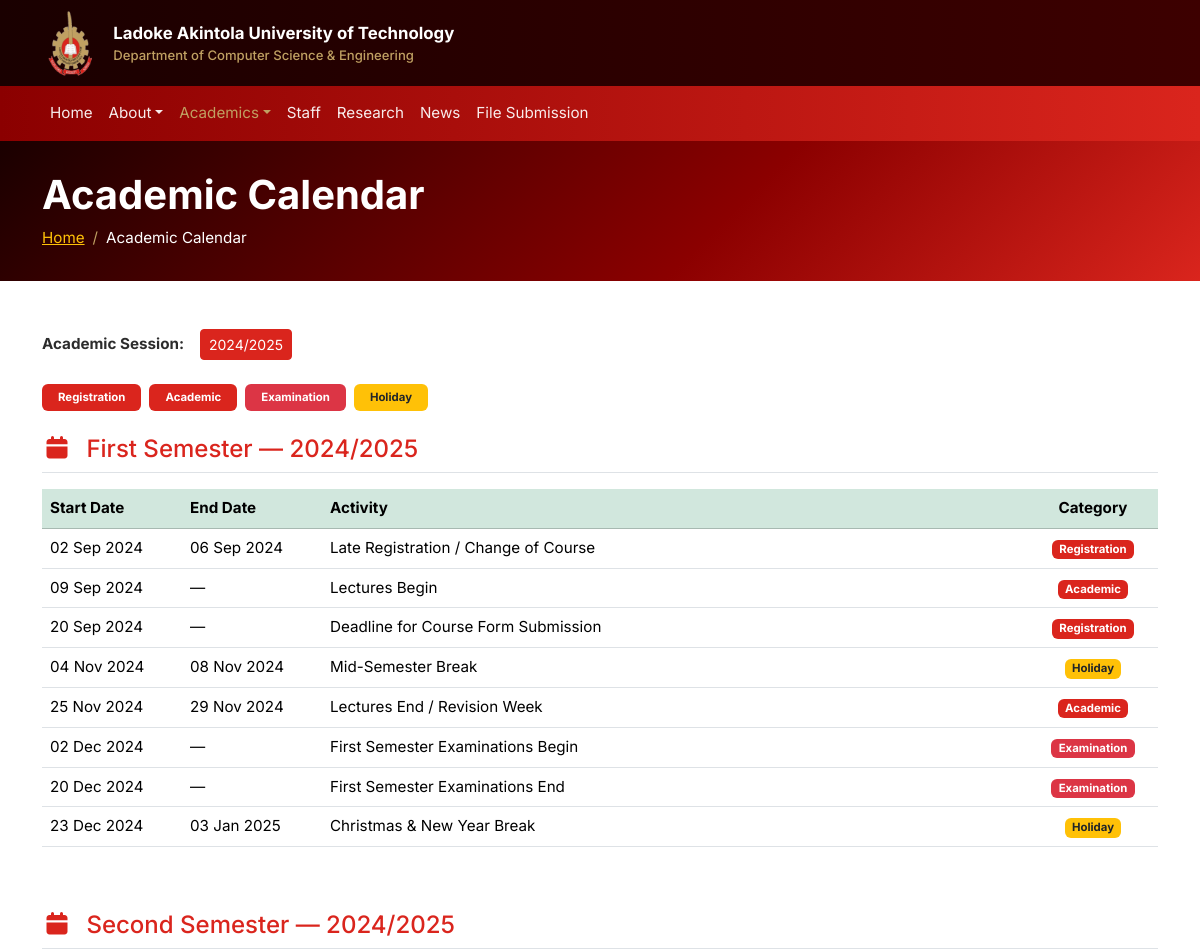
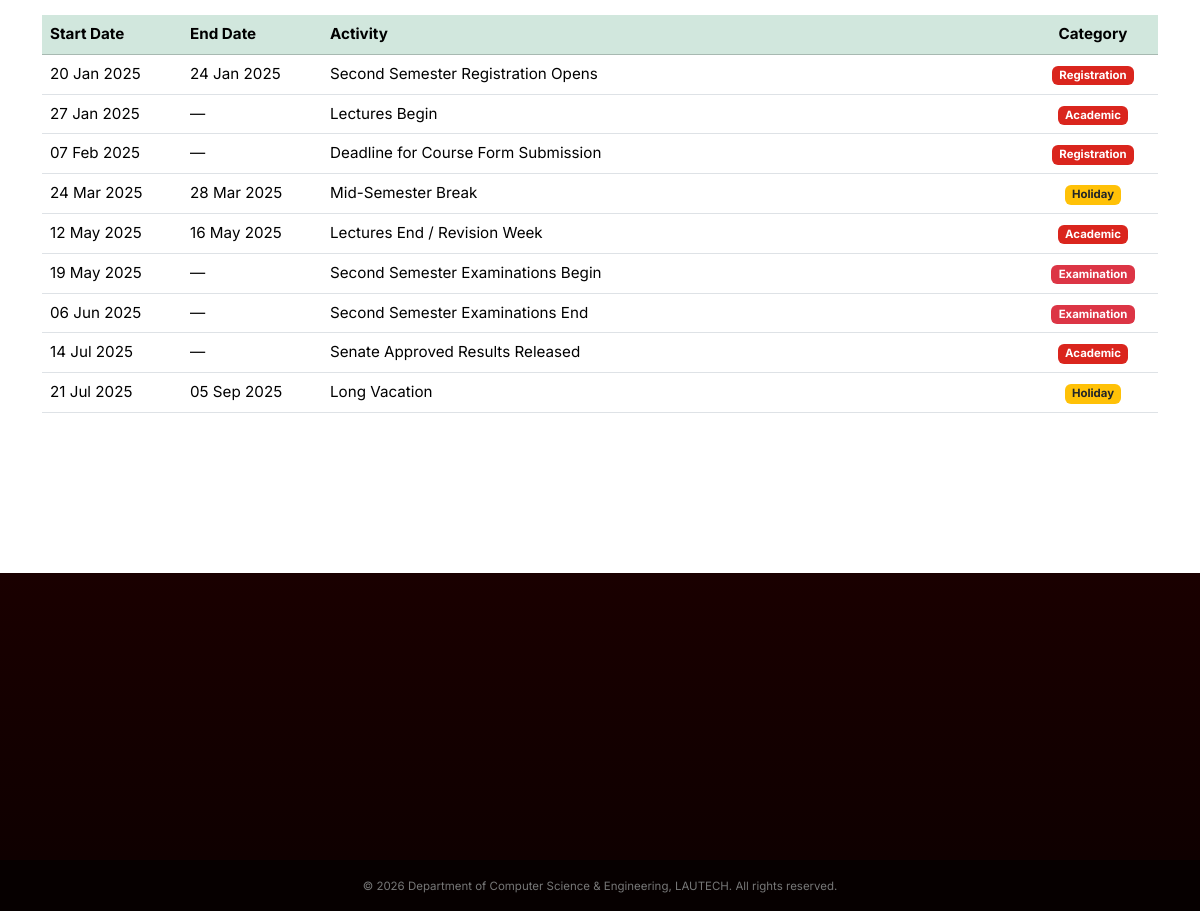
/calendar.php, run on the app's committed database (2 pictures, top to bottom).
### tables this page shows
CREATE TABLE IF NOT EXISTS academic_calendar (
    id           INT AUTO_INCREMENT PRIMARY KEY,
    session_year VARCHAR(20)  NOT NULL,
    semester     TINYINT      NOT NULL,
    activity     VARCHAR(200) NOT NULL,
    start_date   DATE         NOT NULL,
    end_date     DATE,
    category     VARCHAR(50)  DEFAULT 'General',
    created_at   TIMESTAMP    DEFAULT CURRENT_TIMESTAMP
);

### calendar.php (the view, shortened to what this page needs)
<?php
require_once 'includes/header.php';
require_once 'includes/navbar.php';
$sessionsResult = mysqli_query($conn,
    "SELECT DISTINCT session_year FROM academic_calendar ORDER BY session_year DESC");
$sessions = mysqli_fetch_all($sessionsResult, MYSQLI_ASSOC);
$activeSession = !empty($sessions) ? $sessions[0]['session_year'] : '2024/2025';
$result = mysqli_query($conn,
    "SELECT * FROM academic_calendar
     WHERE session_year = '$activeSession'
     ORDER BY semester ASC, start_date ASC");
$calendar = array();
$today    = date('Y-m-d');
while ($row = mysqli_fetch_assoc($result)) {
    $calendar[$row['semester']][] = $row;
}
$categoryColours = array(
    'Registration' => 'bg-primary',
    'Academic'     => 'bg-success',
    'Examination'  => 'bg-danger',
    'Holiday'      => 'bg-warning text-dark',
    'General'      => 'bg-secondary',
);
$semesterNames = array(1 => 'First Semester', 2 => 'Second Semester');
?>
<div class="page-banner text-white d-flex align-items-center">
  <div class="container">
    <h1 class="fw-bold">Academic Calendar</h1>
    <nav aria-label="breadcrumb">
      <ol class="breadcrumb mb-0">
        <li class="breadcrumb-item"><a href="/lautech_csd/index.php" class="text-warning">Home</a></li>
        <li class="breadcrumb-item active text-white">Academic Calendar</li>
      </ol>
    </nav>
  </div>
</div>
<section class="py-5">
  <div class="container">
    <div class="d-flex align-items-center gap-3 mb-4 flex-wrap">
      <label class="fw-bold mb-0">Academic Session:</label>
      <div class="d-flex gap-2 flex-wrap">
        <?php foreach ($sessions as $s): ?>
          <a href="?session=<?php echo urlencode($s['session_year']); ?>"
             class="btn btn-sm <?php echo ($s['session_year'] === $activeSession) ? 'btn-success' : 'btn-outline-success'; ?>">
            <?php echo htmlspecialchars($s['session_year']); ?>
          </a>
        <?php endforeach; ?>
      </div>
    </div>
    <div class="d-flex gap-2 flex-wrap mb-4">
      <span class="badge bg-primary px-3 py-2">Registration</span>
      <span class="badge bg-success px-3 py-2">Academic</span>
      <span class="badge bg-danger px-3 py-2">Examination</span>
      <span class="badge bg-warning text-dark px-3 py-2">Holiday</span>
    </div>
    <?php foreach ($calendar as $semester => $events): ?>
    <h4 class="mt-4 mb-3 text-primary border-bottom pb-2">
      <i class="fas fa-calendar me-2"></i>
      <?php echo isset($semesterNames[$semester]) ? $semesterNames[$semester] : "Semester $semester"; ?>
      — <?php echo htmlspecialchars($activeSession); ?>
    </h4>
    <div class="table-responsive mb-5">
      <table class="table table-hover align-middle">
        <thead class="table-success">
          <tr>
            <th style="width:140px">Start Date</th>
            <th style="width:140px">End Date</th>
            <th>Activity</th>
            <th style="width:130px" class="text-center">Category</th>
          </tr>
        </thead>
        <tbody>
          <?php
          $highlightDone = false;
          foreach ($events as $event):
            $colour    = isset($categoryColours[$event['category']]) ? $categoryColours[$event['category']] : 'bg-secondary';
            $start     = date('d M Y', strtotime($event['start_date']));
            $end       = $event['end_date'] ? date('d M Y', strtotime($event['end_date'])) : '—';
            $isUpcoming = (!$highlightDone && $event['start_date'] >= $today);
          ?>
          <tr <?php echo $isUpcoming ? 'class="table-warning fw-semibold"' : ''; ?>>
            <td>
              <?php echo $start; ?>
            </td>
            <td><?php echo $end; ?></td>
            <td><?php echo htmlspecialchars($event['activity']); ?></td>
            <td class="text-center">
              <span class="badge <?php echo $colour; ?>">
                <?php echo htmlspecialchars($event['category']); ?>
              </span>
            </td>
          </tr>
          <?php endforeach; ?>
        </tbody>
      </table>
    </div>
    <?php endforeach; ?>
  </div>
</section>
<?php require_once 'includes/footer.php'; ?>

### assets/css/style.css (style rules this page uses)
:root { --lautech-red: #DA251D; --lautech-gold: #C0A062; --lautech-dark: #8B0000; --lautech-light-gold: #E8C97A; --lautech-cream: #FDF8F0; --text-body: #2c2c2c; }
body { font-family: 'Inter', sans-serif; font-size: 0.95rem; color: var(--text-body); }
.bg-primary { background-color: var(--lautech-red) !important; }
.text-primary { color: var(--lautech-red) !important; }
.btn-success { background-color: var(--lautech-red) !important; border-color: var(--lautech-red) !important; }
.bg-success { background-color: var(--lautech-red) !important; }
.table-success { background-color: #fdf0e8 !important; }
.badge.bg-success { background-color: var(--lautech-red) !important; }
.page-banner { background: linear-gradient(135deg, #1a0000 0%, #8B0000 60%, #DA251D 100%); min-height: 140px; padding: 30px 0; }
.breadcrumb-item + .breadcrumb-item::before { color: var(--lautech-gold); }

### data on the page
academic_calendar: start_date "02 Sep 2024", end_date "06 Sep 2024", activity "Late Registration / Change of Course", category "Registration"
academic_calendar: start_date "09 Sep 2024", end_date "—", activity "Lectures Begin", category "Academic"
academic_calendar: start_date "20 Sep 2024", end_date "—", activity "Deadline for Course Form Submission", category "Registration"
academic_calendar: start_date "04 Nov 2024", end_date "08 Nov 2024", activity "Mid-Semester Break", category "Holiday"
academic_calendar: start_date "25 Nov 2024", end_date "29 Nov 2024", activity "Lectures End / Revision Week", category "Academic"
academic_calendar: start_date "02 Dec 2024", end_date "—", activity "First Semester Examinations Begin", category "Examination"
academic_calendar: start_date "20 Dec 2024", end_date "—", activity "First Semester Examinations End", category "Examination"
academic_calendar: start_date "23 Dec 2024", end_date "03 Jan 2025", activity "Christmas & New Year Break", category "Holiday"
academic_calendar: start_date "20 Jan 2025", end_date "24 Jan 2025", activity "Second Semester Registration Opens", category "Registration"
academic_calendar: start_date "27 Jan 2025", end_date "—", activity "Lectures Begin", category "Academic"
academic_calendar: start_date "07 Feb 2025", end_date "—", activity "Deadline for Course Form Submission", category "Registration"
academic_calendar: start_date "24 Mar 2025", end_date "28 Mar 2025", activity "Mid-Semester Break", category "Holiday"
academic_calendar: start_date "12 May 2025", end_date "16 May 2025", activity "Lectures End / Revision Week", category "Academic"
academic_calendar: start_date "19 May 2025", end_date "—", activity "Second Semester Examinations Begin", category "Examination"
academic_calendar: start_date "06 Jun 2025", end_date "—", activity "Second Semester Examinations End", category "Examination"
academic_calendar: start_date "14 Jul 2025", end_date "—", activity "Senate Approved Results Released", category "Academic"
academic_calendar: start_date "21 Jul 2025", end_date "05 Sep 2025", activity "Long Vacation", category "Holiday"

### other printed values
$s['session_year'] "2024/2025"
$semesterNames[$semester] "First Semester"
$activeSession "2024/2025"
$semesterNames[$semester] "Second Semester"
